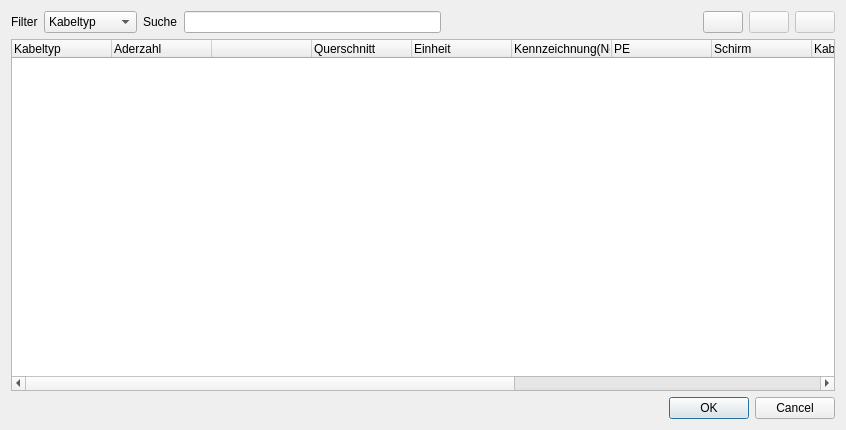
<?xml version="1.0" encoding="UTF-8"?>
<ui version="4.0">
 <class>ChooseCableDialog</class>
 <widget class="QDialog" name="ChooseCableDialog">
  <property name="geometry">
   <rect>
    <x>0</x>
    <y>0</y>
    <width>846</width>
    <height>430</height>
   </rect>
  </property>
  <property name="windowTitle">
   <string>Dialog</string>
  </property>
  <layout class="QVBoxLayout" name="verticalLayout">
   <item>
    <layout class="QHBoxLayout" name="horizontalLayout">
     <item>
      <widget class="QLabel" name="label_2">
       <property name="text">
        <string>Filter</string>
       </property>
      </widget>
     </item>
     <item>
      <widget class="QComboBox" name="m_filter_cb">
       <property name="toolTip">
        <string>&lt;html&gt;&lt;head/&gt;&lt;body&gt;&lt;p&gt;Spalte zum filtern einstellen&lt;/p&gt;&lt;/body&gt;&lt;/html&gt;</string>
       </property>
       <item>
        <property name="text">
         <string>Kabeltyp</string>
        </property>
       </item>
       <item>
        <property name="text">
         <string>Aderzahl</string>
        </property>
       </item>
       <item>
        <property name="text">
         <string>Querschnitt</string>
        </property>
       </item>
       <item>
        <property name="text">
         <string>Hersteller</string>
        </property>
       </item>
      </widget>
     </item>
     <item>
      <widget class="QLabel" name="label">
       <property name="text">
        <string>Suche</string>
       </property>
      </widget>
     </item>
     <item>
      <widget class="QLineEdit" name="m_edit_le">
       <property name="toolTip">
        <string>&lt;html&gt;&lt;head/&gt;&lt;body&gt;&lt;p&gt;zu filternden Text eingeben&lt;/p&gt;&lt;/body&gt;&lt;/html&gt;</string>
       </property>
      </widget>
     </item>
     <item>
      <spacer name="horizontalSpacer">
       <property name="orientation">
        <enum>Qt::Horizontal</enum>
       </property>
       <property name="sizeHint" stdset="0">
        <size>
         <width>40</width>
         <height>20</height>
        </size>
       </property>
      </spacer>
     </item>
     <item>
      <widget class="QPushButton" name="m_new_cable_pb">
       <property name="toolTip">
        <string>&lt;html&gt;&lt;head/&gt;&lt;body&gt;&lt;p&gt;Neuee Kabel erstellen&lt;/p&gt;&lt;/body&gt;&lt;/html&gt;</string>
       </property>
       <property name="whatsThis">
        <string>&lt;html&gt;&lt;head/&gt;&lt;body&gt;&lt;p&gt;&lt;br/&gt;&lt;/p&gt;&lt;/body&gt;&lt;/html&gt;</string>
       </property>
       <property name="text">
        <string/>
       </property>
       <property name="icon">
        <iconset resource="../../../qelectrotech.qrc">
         <normaloff>:/ico/16x16/list-add.png</normaloff>:/ico/16x16/list-add.png</iconset>
       </property>
      </widget>
     </item>
     <item>
      <widget class="QPushButton" name="m_remove_cable_pb">
       <property name="enabled">
        <bool>false</bool>
       </property>
       <property name="toolTip">
        <string>&lt;html&gt;&lt;head/&gt;&lt;body&gt;&lt;p&gt;Markiertes Kabel löschen&lt;/p&gt;&lt;/body&gt;&lt;/html&gt;</string>
       </property>
       <property name="whatsThis">
        <string>&lt;html&gt;&lt;head/&gt;&lt;body&gt;&lt;p&gt;&lt;br/&gt;&lt;/p&gt;&lt;/body&gt;&lt;/html&gt;</string>
       </property>
       <property name="text">
        <string/>
       </property>
       <property name="icon">
        <iconset resource="../../../qelectrotech.qrc">
         <normaloff>:/ico/16x16/list-remove.png</normaloff>:/ico/16x16/list-remove.png</iconset>
       </property>
      </widget>
     </item>
     <item>
      <widget class="QPushButton" name="m_add_cable_pb">
       <property name="enabled">
        <bool>false</bool>
       </property>
       <property name="toolTip">
        <string>&lt;html&gt;&lt;head/&gt;&lt;body&gt;&lt;p&gt;Kabelliste speichern&lt;/p&gt;&lt;/body&gt;&lt;/html&gt;</string>
       </property>
       <property name="whatsThis">
        <string>&lt;html&gt;&lt;head/&gt;&lt;body&gt;&lt;p&gt;&lt;br/&gt;&lt;/p&gt;&lt;/body&gt;&lt;/html&gt;</string>
       </property>
       <property name="text">
        <string/>
       </property>
       <property name="icon">
        <iconset resource="../../../qelectrotech.qrc">
         <normaloff>:/ico/16x16/document-save.png</normaloff>:/ico/16x16/document-save.png</iconset>
       </property>
      </widget>
     </item>
    </layout>
   </item>
   <item>
    <widget class="QTableWidget" name="m_cable_database_tw">
     <property name="editTriggers">
      <set>QAbstractItemView::AllEditTriggers</set>
     </property>
     <property name="selectionMode">
      <enum>QAbstractItemView::SingleSelection</enum>
     </property>
     <property name="selectionBehavior">
      <enum>QAbstractItemView::SelectItems</enum>
     </property>
     <property name="rowCount">
      <number>0</number>
     </property>
     <attribute name="verticalHeaderVisible">
      <bool>false</bool>
     </attribute>
     <column>
      <property name="text">
       <string>Kabeltyp</string>
      </property>
      <property name="toolTip">
       <string/>
      </property>
      <property name="textAlignment">
       <set>AlignLeading|AlignVCenter</set>
      </property>
     </column>
     <column>
      <property name="text">
       <string>Aderzahl</string>
      </property>
      <property name="textAlignment">
       <set>AlignLeading|AlignVCenter</set>
      </property>
     </column>
     <column>
      <property name="text">
       <string/>
      </property>
     </column>
     <column>
      <property name="text">
       <string>Querschnitt</string>
      </property>
      <property name="textAlignment">
       <set>AlignLeading|AlignVCenter</set>
      </property>
     </column>
     <column>
      <property name="text">
       <string>Einheit</string>
      </property>
      <property name="textAlignment">
       <set>AlignLeading|AlignVCenter</set>
      </property>
     </column>
     <column>
      <property name="text">
       <string>Kennzeichnung(Norm)</string>
      </property>
      <property name="textAlignment">
       <set>AlignLeading|AlignVCenter</set>
      </property>
     </column>
     <column>
      <property name="text">
       <string>PE</string>
      </property>
      <property name="textAlignment">
       <set>AlignLeading|AlignVCenter</set>
      </property>
     </column>
     <column>
      <property name="text">
       <string>Schirm</string>
      </property>
      <property name="textAlignment">
       <set>AlignLeading|AlignVCenter</set>
      </property>
     </column>
     <column>
      <property name="text">
       <string>Kabelart</string>
      </property>
      <property name="textAlignment">
       <set>AlignLeading|AlignVCenter</set>
      </property>
     </column>
     <column>
      <property name="text">
       <string>Hersteller</string>
      </property>
      <property name="textAlignment">
       <set>AlignLeading|AlignVCenter</set>
      </property>
     </column>
     <column>
      <property name="text">
       <string>Artikel</string>
      </property>
      <property name="textAlignment">
       <set>AlignLeading|AlignVCenter</set>
      </property>
     </column>
     <column>
      <property name="text">
       <string>Artikelnummer</string>
      </property>
      <property name="textAlignment">
       <set>AlignLeading|AlignVCenter</set>
      </property>
     </column>
     <column>
      <property name="text">
       <string>Aderkennzeichnung</string>
      </property>
      <property name="textAlignment">
       <set>AlignLeading|AlignVCenter</set>
      </property>
     </column>
    </widget>
   </item>
   <item>
    <layout class="QHBoxLayout" name="horizontalLayout_2">
     <item>
      <spacer name="horizontalSpacer_2">
       <property name="orientation">
        <enum>Qt::Horizontal</enum>
       </property>
       <property name="sizeHint" stdset="0">
        <size>
         <width>40</width>
         <height>20</height>
        </size>
       </property>
      </spacer>
     </item>
     <item>
      <widget class="QDialogButtonBox" name="buttonBox">
       <property name="orientation">
        <enum>Qt::Horizontal</enum>
       </property>
       <property name="standardButtons">
        <set>QDialogButtonBox::Cancel|QDialogButtonBox::Ok</set>
       </property>
      </widget>
     </item>
    </layout>
   </item>
  </layout>
 </widget>
 <resources>
  <include location="../../../qelectrotech.qrc"/>
 </resources>
 <connections>
  <connection>
   <sender>buttonBox</sender>
   <signal>accepted()</signal>
   <receiver>ChooseCableDialog</receiver>
   <slot>accept()</slot>
   <hints>
    <hint type="sourcelabel">
     <x>248</x>
     <y>254</y>
    </hint>
    <hint type="destinationlabel">
     <x>157</x>
     <y>274</y>
    </hint>
   </hints>
  </connection>
  <connection>
   <sender>buttonBox</sender>
   <signal>rejected()</signal>
   <receiver>ChooseCableDialog</receiver>
   <slot>reject()</slot>
   <hints>
    <hint type="sourcelabel">
     <x>316</x>
     <y>260</y>
    </hint>
    <hint type="destinationlabel">
     <x>286</x>
     <y>274</y>
    </hint>
   </hints>
  </connection>
 </connections>
</ui>
